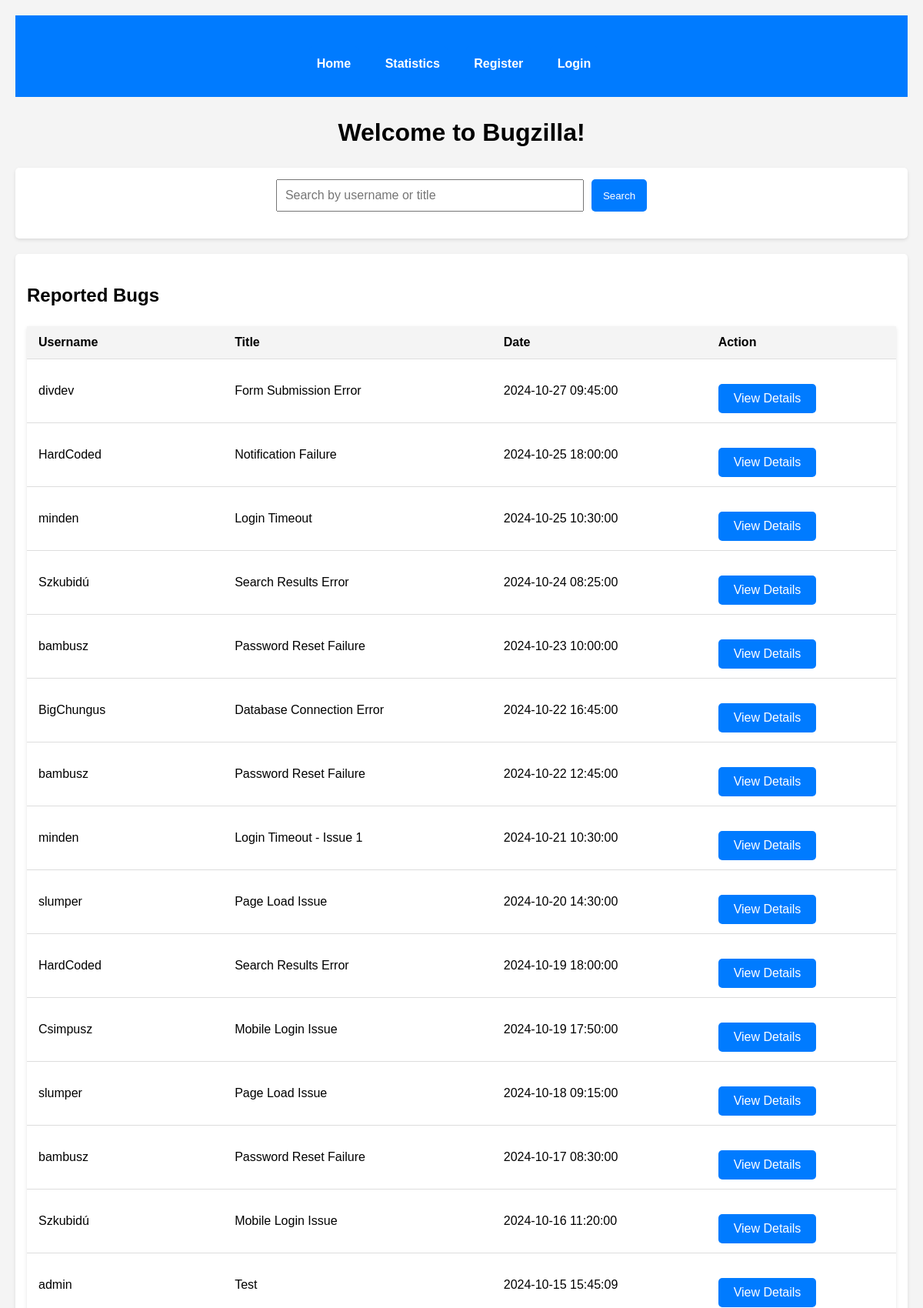
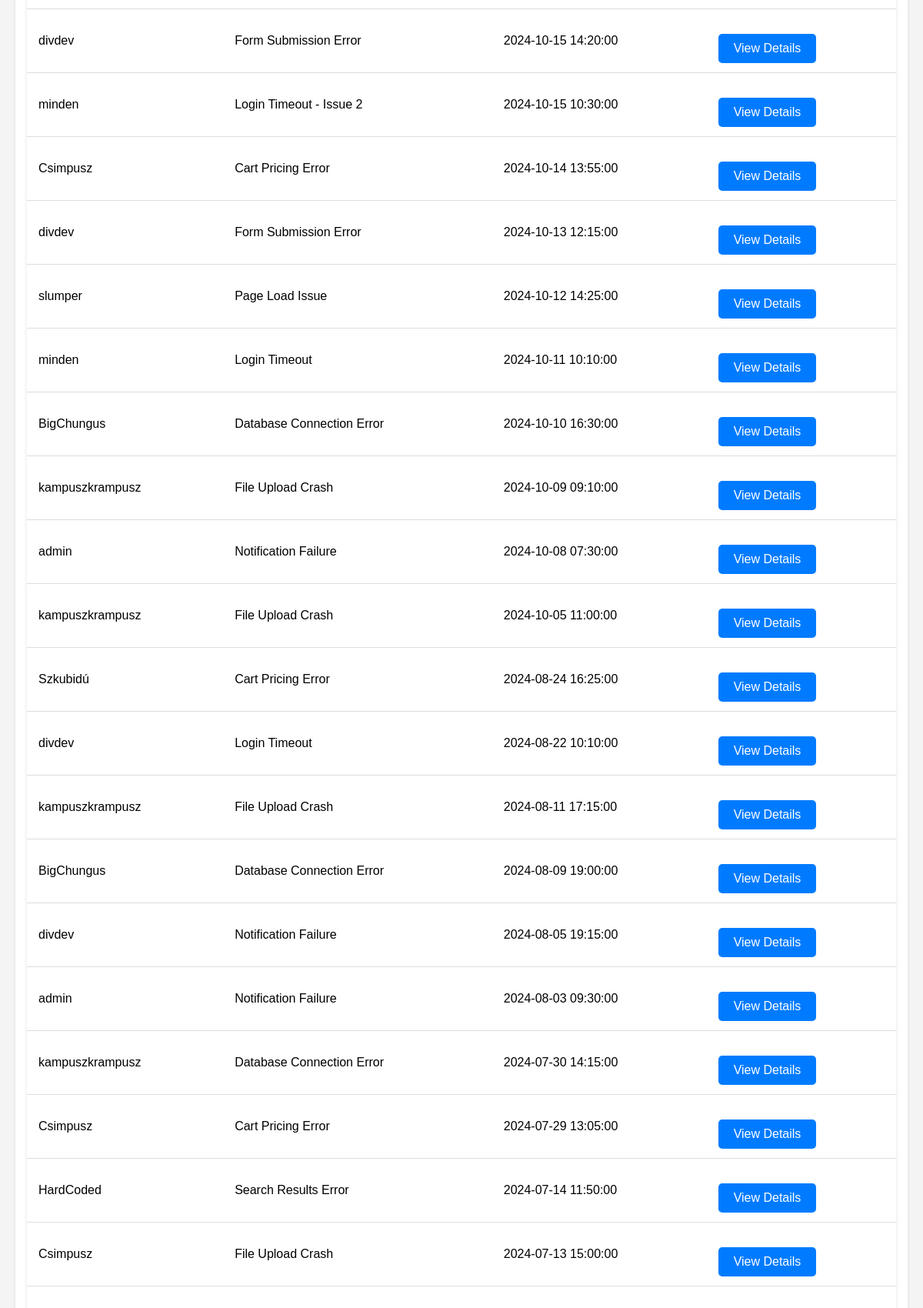
The page / (upper part) on the database its author committed (2 pictures, top to bottom).
### tables this page shows
CREATE TABLE `bugs` (
  `b_id` int(11) NOT NULL,
  `u_id` int(11) NOT NULL,
  `description` varchar(255) NOT NULL,
  `system_requirements` varchar(255) NOT NULL,
  `date` datetime NOT NULL,
  `title` varchar(255) NOT NULL
);

CREATE TABLE `users` (
  `username` varchar(255) NOT NULL,
  `email` varchar(255) NOT NULL,
  `password` varchar(255) NOT NULL,
  `u_id` int(11) NOT NULL
);

### controllers/IndexController.php (called while the page is built, shortened)
<?php
class IndexController
{
    private $bugService;
    public function __construct(){
        $this->bugService = new BugService();
    }
    public function index()
    {
        $query = isset($_GET['search']) ? trim($_GET['search']) : '';
        try {
            if (!empty($query)) {
                $bugs = $this->bugService->searchBugs($query);
                if (empty($bugs)) {
                    $_SESSION['flash_message'] = "No bugs found matching your search.";
                }
            } else {
                $bugs = $this->bugService->getAllBugs();
            }
        } catch (Exception $e) {
            $_SESSION['flash_message'] = "Error retrieving bugs: " . $e->getMessage();
            $bugs = [];
        }
        $bugs = $this->bugService->getAllBugs();
        include '../views/index.php';
    }
}

### config/database.php (called while the page is built)
<?php
class Database
{
    private static $instance = null;
    private $connection;
    private function __construct()
    {
        $host = 'localhost';
        $db = 'bugzilla';
        $user = 'root';
        $pass = '';
        try {
            $this->connection = new PDO("mysql:host=$host;dbname=$db", $user, $pass);
            $this->connection->setAttribute(PDO::ATTR_ERRMODE, PDO::ERRMODE_EXCEPTION);
        } catch (PDOException $e) {
            throw new Exception("Database connection error: " . $e->getMessage());
        }
    }
    public static function getInstance()
    {
        if (self::$instance === null) {
            self::$instance = new Database();
        }
        return self::$instance;
    }
    public function getConnection()
    {
        return $this->connection;
    }
}

### services/BugService.php (called while the page is built, shortened)
<?php
require_once '../config/database.php';
class BugService
{
    private $db;
    public function __construct()
    {
        try {
            $this->db = Database::getInstance()->getConnection();
        } catch (Exception $e) {
            throw new Exception("Database connection error.");
        }
    }
    public function getAllBugs()
    {
        try {
            $stmt = $this->db->prepare(
                "SELECT b.b_id, u.username, b.title, b.date
                FROM bugs b
                JOIN users u ON b.u_id = u.u_id
                ORDER BY b.date DESC"
            );
            $stmt->execute();
            return $stmt->fetchAll(PDO::FETCH_ASSOC);
        } catch (Exception $e) {
            throw new Exception("Error fetching bugs: " . $e->getMessage());
        }
    }
}

### views/index.php (the view, shortened to what this page needs)
<!DOCTYPE html>
<html lang="en">
<head>
    <link rel="stylesheet" href="../public/styles/styles.css">
</head>
<body>
<header>
    <h1>Welcome to Bugzilla!</h1>
</header>
<section id="search-bar">
    <form method="get" action="index.php" class="search-form">
        <input type="text" name="query" placeholder="Search by username or title">
        <button type="submit">Search</button>
    </form>
</section>
<section id="bugs-section">
    <h2>Reported Bugs</h2>
    <?php if (!empty($bugs)): ?>
        <table class="bugs-table">
            <thead>
            <tr>
                <th>Username</th>
                <th>Title</th>
                <th>Date</th>
                <th>Action</th>
            </tr>
            </thead>
            <tbody>
            <?php foreach ($bugs as $bug): ?>
                <tr>
                    <td><?= htmlspecialchars($bug['username']) ?></td>
                    <td><?= htmlspecialchars($bug['title']) ?></td>
                    <td><?= htmlspecialchars($bug['date']) ?></td>
                    <td>
                        <a href="index.php?action=viewBug&b_id=<?= $bug['b_id'] ?>" class="bug-link">View Details</a>
                    </td>
                </tr>
            <?php endforeach; ?>
            </tbody>
        </table>
    <?php else: ?>
        <p>No bugs reported yet.</p>
    <?php endif; ?>
</section>
</body>
</html>

### public/styles/styles.css (style rules this page uses)
body { font-family: Arial, sans-serif; background-color: #f4f4f4; margin: 0; padding: 20px; line-height: 1.6; }
header h1 { text-align: center; font-size: 2rem; margin-bottom: 20px; }
#search-bar .search-form { display: flex; justify-content: center; margin-bottom: 20px; }
#search-bar input[type="text"] { padding: 10px; font-size: 1rem; margin-right: 10px; width: 60%; max-width: 400px; }
#search-bar button { padding: 10px 15px; background-color: #007bff; color: white; border: none; border-radius: 5px; cursor: pointer; }
#bugs-section .bugs-table { width: 100%; border-collapse: collapse; margin-top: 20px; box-shadow: 0 2px 5px rgba(0, 0, 0, 0.1); }
#bugs-section .bugs-table th, #bugs-section .bugs-table td { padding: 12px 15px; text-align: left; border-bottom: 1px solid #ddd; }
#bugs-section .bugs-table th { background-color: #f4f4f4; }
.bug-link { background-color: #007bff; color: white; text-decoration: none; }
a { display: inline-block; padding: 10px 20px; background-color: #007bff; color: white; text-decoration: none; border-radius: 5px; margin-top: 20px; }
body { font-family: Arial, sans-serif; background-color: #f4f4f4; margin: 0; padding: 20px; }
section { background-color: #fff; padding: 15px; margin-bottom: 20px; border-radius: 5px; box-shadow: 0 2px 4px rgba(0, 0, 0, 0.1); }
button { background-color: #007bff; color: white; padding: 10px 15px; border: none; border-radius: 5px; cursor: pointer; }

### rows shown on the page
bugs: u.username "divdev", title "Form Submission Error", date "2024-10-27 09:45:00"
bugs: u.username "HardCoded", title "Notification Failure", date "2024-10-25 18:00:00"
bugs: u.username "minden", title "Login Timeout", date "2024-10-25 10:30:00"
bugs: u.username "Szkubidú", title "Search Results Error", date "2024-10-24 08:25:00"
bugs: u.username "bambusz", title "Password Reset Failure", date "2024-10-23 10:00:00"
bugs: u.username "BigChungus", title "Database Connection Error", date "2024-10-22 16:45:00"
bugs: u.username "bambusz", title "Password Reset Failure", date "2024-10-22 12:45:00"
bugs: u.username "minden", title "Login Timeout - Issue 1", date "2024-10-21 10:30:00"
bugs: u.username "slumper", title "Page Load Issue", date "2024-10-20 14:30:00"
bugs: u.username "HardCoded", title "Search Results Error", date "2024-10-19 18:00:00"
bugs: u.username "Csimpusz", title "Mobile Login Issue", date "2024-10-19 17:50:00"
bugs: u.username "slumper", title "Page Load Issue", date "2024-10-18 09:15:00"
bugs: u.username "bambusz", title "Password Reset Failure", date "2024-10-17 08:30:00"
bugs: u.username "Szkubidú", title "Mobile Login Issue", date "2024-10-16 11:20:00"
bugs: u.username "admin", title "Test", date "2024-10-15 15:45:09"
bugs: u.username "divdev", title "Form Submission Error", date "2024-10-15 14:20:00"
bugs: u.username "minden", title "Login Timeout - Issue 2", date "2024-10-15 10:30:00"
bugs: u.username "Csimpusz", title "Cart Pricing Error", date "2024-10-14 13:55:00"
bugs: u.username "divdev", title "Form Submission Error", date "2024-10-13 12:15:00"
bugs: u.username "slumper", title "Page Load Issue", date "2024-10-12 14:25:00"
bugs: u.username "minden", title "Login Timeout", date "2024-10-11 10:10:00"
bugs: u.username "BigChungus", title "Database Connection Error", date "2024-10-10 16:30:00"
bugs: u.username "kampuszkrampusz", title "File Upload Crash", date "2024-10-09 09:10:00"
bugs: u.username "admin", title "Notification Failure", date "2024-10-08 07:30:00"
bugs: u.username "kampuszkrampusz", title "File Upload Crash", date "2024-10-05 11:00:00"
bugs: u.username "Szkubidú", title "Cart Pricing Error", date "2024-08-24 16:25:00"
bugs: u.username "divdev", title "Login Timeout", date "2024-08-22 10:10:00"
bugs: u.username "kampuszkrampusz", title "File Upload Crash", date "2024-08-11 17:15:00"
bugs: u.username "BigChungus", title "Database Connection Error", date "2024-08-09 19:00:00"
bugs: u.username "divdev", title "Notification Failure", date "2024-08-05 19:15:00"
bugs: u.username "admin", title "Notification Failure", date "2024-08-03 09:30:00"
bugs: u.username "kampuszkrampusz", title "Database Connection Error", date "2024-07-30 14:15:00"
bugs: u.username "Csimpusz", title "Cart Pricing Error", date "2024-07-29 13:05:00"
bugs: u.username "HardCoded", title "Search Results Error", date "2024-07-14 11:50:00"
bugs: u.username "Csimpusz", title "File Upload Crash", date "2024-07-13 15:00:00"
